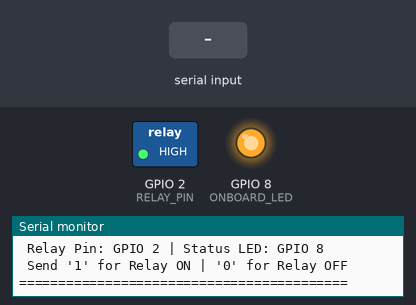
Recording of a sketch running on a simulated ESP32-C3. Shown: switched loads named in the sketch (green lamp = pin HIGH), output pins drawn as LEDs (lit = HIGH), the last lines printed to the serial monitor. The inputs (shaded band) are chosen by the test bench.

Above: at 2.2 s.
2.3 s: "1" received over Serial
At 3.3 s:
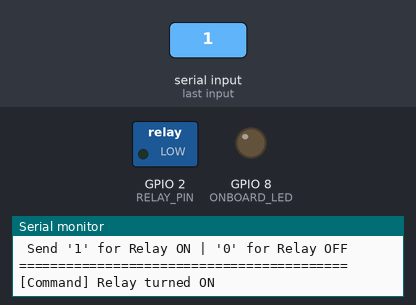
3.8 s: "0" received over Serial
At 4.5 s:
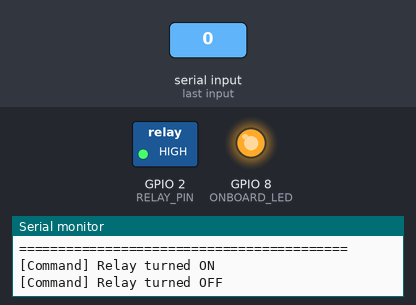
Timing chart, 0 to 6.8 s (numbered marks = the images above; inputs shaded):
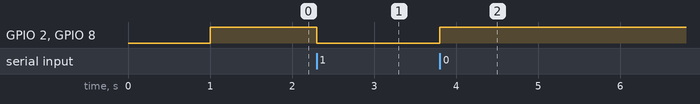

Measured:
- after the input at 2.3 s, GPIO 2 (RELAY_PIN), GPIO 8 (ONBOARD_LED): HIGH → LOW at once
- after the input at 3.8 s, GPIO 2 (RELAY_PIN), GPIO 8 (ONBOARD_LED): LOW → HIGH at once

The sketch:

esp32_relay.ino
```cpp
// ==========================================================
// ESP32-C3 Super Mini - Relay Module Control Code
// ==========================================================
// Pin Connections:
// ----------------
// Relay VCC  -> ESP32 5V (or 3.3V)
// Relay GND  -> ESP32 GND
// Relay IN   -> ESP32 GPIO 2 (D2)
// ==========================================================

#define RELAY_PIN 2     // Relay control pin (GPIO 2)
#define ONBOARD_LED 8   // ESP32-C3 Super Mini onboard blue LED

// Standard Relay Modules are Active LOW:
// LOW  (0V) = Relay Turns ON (Clicks & LED glows on relay)
// HIGH (3.3V) = Relay Turns OFF
#define RELAY_ON  LOW
#define RELAY_OFF HIGH

void setup() {
  Serial.begin(115200);
  delay(1000);

  pinMode(RELAY_PIN, OUTPUT);
  pinMode(ONBOARD_LED, OUTPUT);

  // Default state: Relay OFF, LED OFF
  digitalWrite(RELAY_PIN, RELAY_OFF);
  digitalWrite(ONBOARD_LED, HIGH); // Onboard LED is Active LOW

  Serial.println("==========================================");
  Serial.println(" ESP32-C3 Super Mini - Relay Module Ready ");
  Serial.println(" Relay Pin: GPIO 2 | Status LED: GPIO 8   ");
  Serial.println(" Send '1' for Relay ON | '0' for Relay OFF");
  Serial.println("==========================================");
}

void loop() {
  // Check for Serial Monitor input (Instant execution)
  if (Serial.available() > 0) {
    char cmd = Serial.read();
    if (cmd == '1') {
      Serial.println("[Command] Relay turned ON");
      digitalWrite(RELAY_PIN, RELAY_ON);
      digitalWrite(ONBOARD_LED, LOW); // Turn Onboard LED ON
    } else if (cmd == '0') {
      Serial.println("[Command] Relay turned OFF");
      digitalWrite(RELAY_PIN, RELAY_OFF);
      digitalWrite(ONBOARD_LED, HIGH); // Turn Onboard LED OFF
    }
  }
}
```
